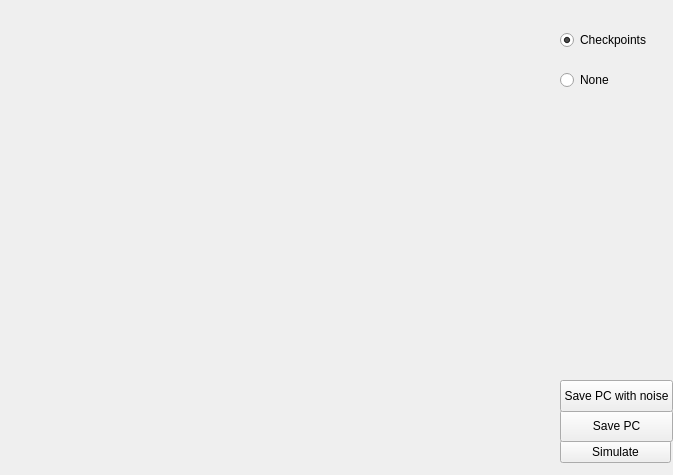
<?xml version="1.0" encoding="UTF-8"?>
<ui version="4.0">
 <class>SimulateMapWindow</class>
 <widget class="QWidget" name="SimulateMapWindow">
  <property name="geometry">
   <rect>
    <x>0</x>
    <y>0</y>
    <width>673</width>
    <height>475</height>
   </rect>
  </property>
  <property name="windowTitle">
   <string>Form</string>
  </property>
  <widget class="QPushButton" name="simulateButton">
   <property name="geometry">
    <rect>
     <x>560</x>
     <y>440</y>
     <width>111</width>
     <height>23</height>
    </rect>
   </property>
   <property name="text">
    <string>Simulate</string>
   </property>
  </widget>
  <widget class="QRadioButton" name="noneButton">
   <property name="geometry">
    <rect>
     <x>560</x>
     <y>70</y>
     <width>102</width>
     <height>20</height>
    </rect>
   </property>
   <property name="text">
    <string>None</string>
   </property>
  </widget>
  <widget class="QRadioButton" name="checkpointButton">
   <property name="geometry">
    <rect>
     <x>560</x>
     <y>30</y>
     <width>102</width>
     <height>20</height>
    </rect>
   </property>
   <property name="text">
    <string>Checkpoints</string>
   </property>
   <property name="checked">
    <bool>true</bool>
   </property>
  </widget>
  <widget class="QPushButton" name="savePcButton">
   <property name="geometry">
    <rect>
     <x>560</x>
     <y>410</y>
     <width>113</width>
     <height>32</height>
    </rect>
   </property>
   <property name="text">
    <string>Save PC</string>
   </property>
  </widget>
  <widget class="QPushButton" name="savePcWNButton">
   <property name="geometry">
    <rect>
     <x>560</x>
     <y>380</y>
     <width>113</width>
     <height>32</height>
    </rect>
   </property>
   <property name="text">
    <string>Save PC with noise</string>
   </property>
  </widget>
  <widget class="QWidget" name="childWidget" native="true">
   <property name="geometry">
    <rect>
     <x>0</x>
     <y>0</y>
     <width>191</width>
     <height>151</height>
    </rect>
   </property>
  </widget>
 </widget>
 <resources/>
 <connections/>
</ui>
